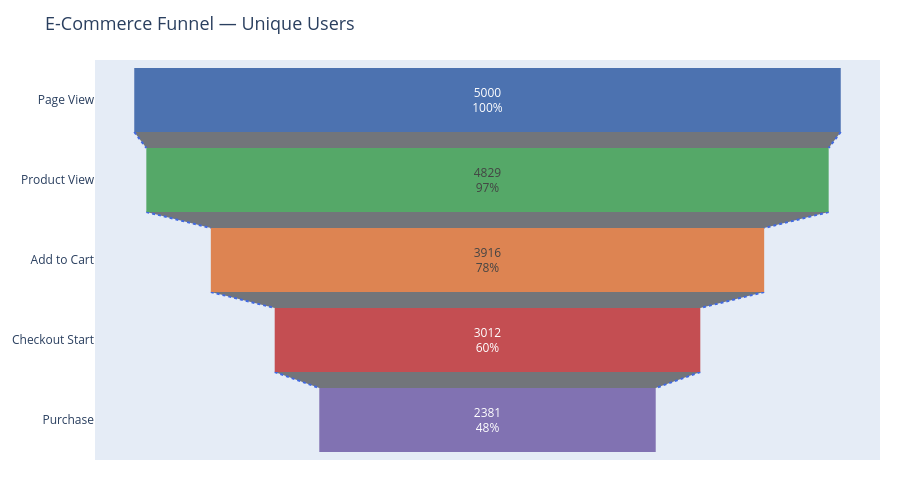

Notebook code for this chart:
### Code cell
# Cell 3 — Plotly Funnel Chart
stage_labels = ['Page View','Product View','Add to Cart','Checkout Start','Purchase']

fig = go.Figure(go.Funnel(
    y      = stage_labels,
    x      = df_funnel['unique_users'].tolist(),
    textinfo = 'value+percent initial',
    marker = dict(color=['#4C72B0','#55A868','#DD8452','#C44E52','#8172B2']),
    connector = dict(line=dict(color='royalblue', dash='dot', width=2))
))
fig.update_layout(
    title  = dict(text='E-Commerce Funnel — Unique Users', font=dict(size=18)),
    height = 480,
    margin = dict(l=20, r=20, t=60, b=20)
)
fig.show()

### Figure 1 — Plotly figure (JSON) as saved in the notebook; plotly's stock layout.template omitted (floating-point values rounded to 4 significant figures)
{"data": [{"connector": {"line": {"color": "royalblue", "dash": "dot", "width": 2}}, "marker": {"color": ["#4C72B0", "#55A868", "#DD8452", "#C44E52", "#8172B2"]}, "textinfo": "value+percent initial", "type": "funnel", "x": [5000, 4829, 3916, 3012, 2381], "y": ["Page View", "Product View", "Add to Cart", "Checkout Start", "Purchase"]}], "layout": {"height": 480, "margin": {"b": 20, "l": 20, "r": 20, "t": 60}, "title": {"font": {"size": 18}, "text": "E-Commerce Funnel — Unique Users"}}}
